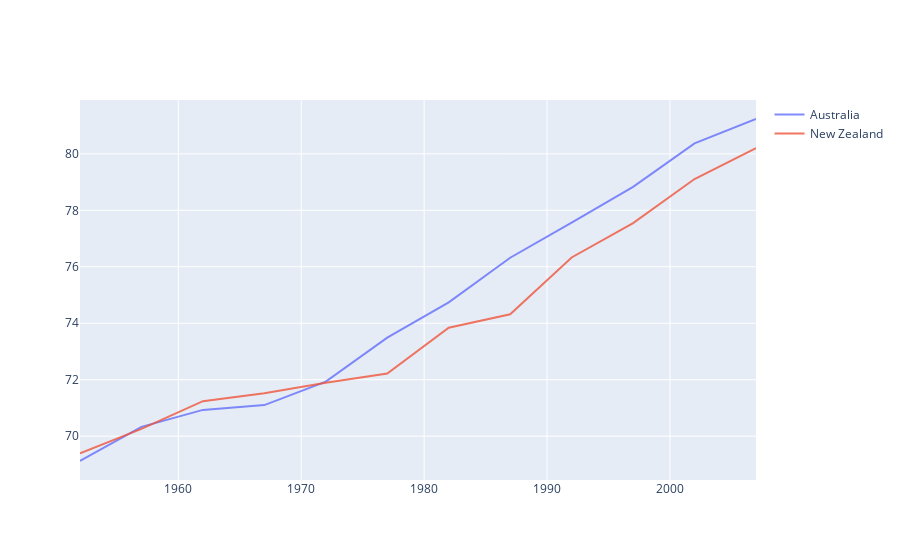

The notebook cell saved with this chart:
### Code cell
import plotly.subplots
import plotly.graph_objects as go

import plotly.express as px
df = px.data.gapminder().query("continent=='Oceania'")

fig = plotly.subplots.make_subplots(rows=1, cols=1)
col_x, col_y = "year", "lifeExp"
for country in df.country.unique():
    df_plot = df[df['country'] == country]
    fig.add_trace( 
        go.Scatter( 
            x=df_plot[col_x],
            y=df_plot[col_y],
            customdata=df_plot['country'],
            hovertemplate = "%{customdata}, %{x:.0f}: life exp.: %{y:.0f}",
            opacity=0.8, name=country, mode='lines',
        ), 
    )
fig.show()

### Figure 1 — Plotly figure (JSON) as saved in the notebook; plotly's stock layout.template omitted (floating-point values rounded to 4 significant figures)
{"data": [{"customdata": ["Australia", "Australia", "Australia", "Australia", "Australia", "Australia", "Australia", "Australia", "Australia", "Australia", "Australia", "Australia"], "hovertemplate": "%{customdata}, %{x:.0f}: life exp.: %{y:.0f})", "mode": "lines", "name": "Australia", "opacity": 0.8, "type": "scatter", "x": [1952, 1957, 1962, 1967, 1972, 1977, 1982, 1987, 1992, 1997, 2002, 2007], "y": [69.12, 70.33, 70.93, 71.1, 71.93, 73.49, 74.74, 76.32, 77.56, 78.83, 80.37, 81.23]}, {"customdata": ["New Zealand", "New Zealand", "New Zealand", "New Zealand", "New Zealand", "New Zealand", "New Zealand", "New Zealand", "New Zealand", "New Zealand", "New Zealand", "New Zealand"], "hovertemplate": "%{customdata}, %{x:.0f}: life exp.: %{y:.0f})", "mode": "lines", "name": "New Zealand", "opacity": 0.8, "type": "scatter", "x": [1952, 1957, 1962, 1967, 1972, 1977, 1982, 1987, 1992, 1997, 2002, 2007], "y": [69.39, 70.26, 71.24, 71.52, 71.89, 72.22, 73.84, 74.32, 76.33, 77.55, 79.11, 80.2]}], "layout": {"xaxis": {"anchor": "y", "domain": [0, 1]}, "yaxis": {"anchor": "x", "domain": [0, 1]}}}
